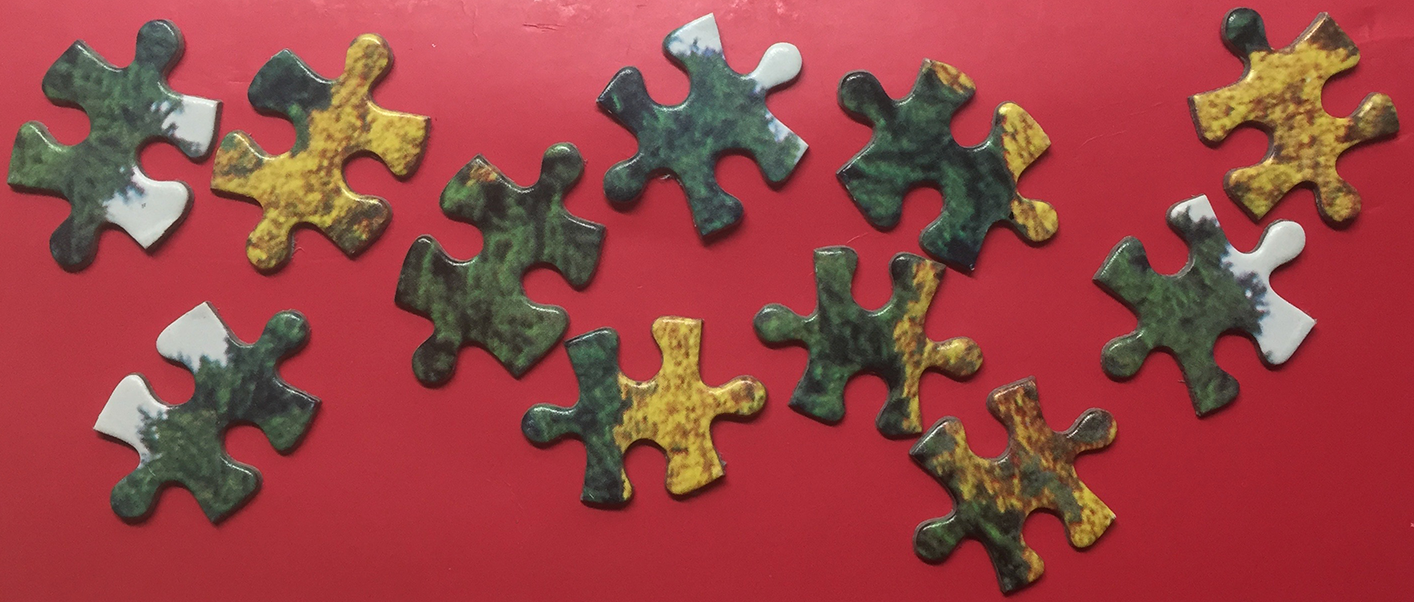
#> input picture Get Pieces/Pieces.png, 1414 x 602 px
$ python 'Get pieces 3.py'
#> lines starting #> are read from the running program, lines starting #| are printed output that depends on the picture
from PIL import Image
import colorsys

boardImage = Image.open("Pieces.png").convert('HSV')
#> boardImage: PIL image 1414x602 HSV; mean H, S, V 187.4, 146.3, 155.1
boardImagePixels = boardImage.load()

backgroundColor=boardImagePixels[0,0]
#> backgroundColor = (251, 155, 207)

def colorDifference(color1,color2):
    return sum([abs(color1[i]-color2[i]) for i in range(len(color1))])

boardLines=[]
for y in range(boardImage.size[1]):
    boardLine=[]
    for x in range(boardImage.size[0]):
        if colorDifference(boardImagePixels[x,y],backgroundColor) > 130:
            if len(boardLine)>0 and boardLine[-1][-1] == x-1:
                boardLine[-1].append(x)
            else:
                boardLine.append([x])
    boardLines.append(boardLine)

class Piece:
    def __init__(self,firstLine,firstLineI):
        self.lines=[firstLine]
        self.firstLineI=firstLineI
        self.lastLineI=firstLineI
        self.image=None
    def addLine(self,line,lineI):
        if lineI==self.lastLineI:
            self.lines[-1].extend(line)
        if lineI==self.lastLineI+1:
            self.lastLineI+=1
            self.lines.append(line)
    def mergeWithPiece(self, piece2):
        firstLineDiff= self.firstLineI - piece2.firstLineI
        lastLineDiff= self.lastLineI - piece2.lastLineI

        if firstLineDiff>0:
            self.lines=[[]]*firstLineDiff+self.lines
        if firstLineDiff<0:
            piece2.lines=[[]]*(firstLineDiff*-1)+piece2.lines
        if lastLineDiff>0:
            piece2.lines=piece2.lines+[[]]*lastLineDiff
        if lastLineDiff<0:
            self.lines=self.lines+[[]]*(lastLineDiff*-1)

        self.firstLineI=min(self.firstLineI, piece2.firstLineI)
        self.lastLineI=max(self.lastLineI, piece2.lastLineI)
        for lineI in range(len(self.lines)):
            self.lines[lineI].extend(piece2.lines[lineI])
    def getSize(self):
        minX=1000000
        for line in self.lines:
            for x in line:
                if x<minX:
                    minX=x
        maxX=0
        for line in self.lines:
            for x in line:
                if x>maxX:
                    maxX=x
        return (maxX-minX+1,self.lastLineI-self.firstLineI+1)
    def saveImage(self,imageName):
        self.image=Image.new('RGBA',self.getSize())
        imagePixels=self.image.load()

        minX=1000000
        for line in self.lines:
            for x in line:
                if x<minX:
                    minX=x

        y=0
        for line in self.lines:
            for x in line:
                h,s,v=boardImagePixels[x,y+self.firstLineI]
                h,s,v=h/255.0,s/255.0,v/255.0
                r,g,b=colorsys.hsv_to_rgb(h,s,v)
                r,g,b=int(r*255),int(g*255),int(b*255)
                imagePixels[x-minX,y]=(r,g,b)
            y+=1
        self.image.convert('RGBA').save(imageName)

def mergePieceIs(pieceIs):
    global pieces
    piece=pieces[pieceIs[0]]
    for pieceI in pieceIs[1:]:
        piece.mergeWithPiece(pieces[pieceI])
    for pieceI in pieceIs[-1:0:-1]:
        pieces.pop(pieceI)

pieces=[]
for lineI in range(len(boardLines)):
    for lineGroup in boardLines[lineI]:
        connectPieceIs=[]
        for pieceI in range(len(pieces)):
            found=False
            if pieces[pieceI].lastLineI>=lineI-1:
                for x1 in lineGroup:
                    for x2 in pieces[pieceI].lines[lineI-pieces[pieceI].firstLineI-1]:
                        if x1==x2:
                            connectPieceIs.append(pieceI)
                            found=True
                            break
                    if found:
                        break
        if len(connectPieceIs)==1:
            pieces[connectPieceIs[0]].addLine(lineGroup,lineI)
        if len(connectPieceIs)==0:
            pieces.append(Piece(lineGroup,lineI))
        if len(connectPieceIs)>1:
            mergePieceIs(connectPieceIs)
            pieces[connectPieceIs[0]].addLine(lineGroup,lineI)

print(len(pieces),'total pieces.')
#| 72 total pieces.

count=1
for piece in pieces:
    if piece.getSize()[0]*piece.getSize()[1]>20:
        piece.saveImage('Pieces/Piece '+str(count)+'.png')
        count+=1
#> this loop made 72 passes
#> pass 1, in saveImage, `self.image.convert('RGBA').save(imageName)`:
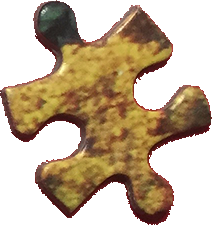
#> saved as Piece 1.png: PIL image 212x225 RGBA; mean R, G, B, A 73.2, 54.7, 30.8, 132.6; transparent parts drawn white
#> pass 2, in saveImage (call 2), `self.image.convert('RGBA').save(imageName)`:
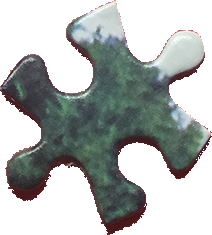
#> saved as Piece 2.png: PIL image 212x235 RGBA; mean R, G, B, A 46, 50.2, 48.5, 124.4; transparent parts drawn white
#> after the loop, count = 8

print(count-1,'actual pieces.')
#| 7 actual pieces.
